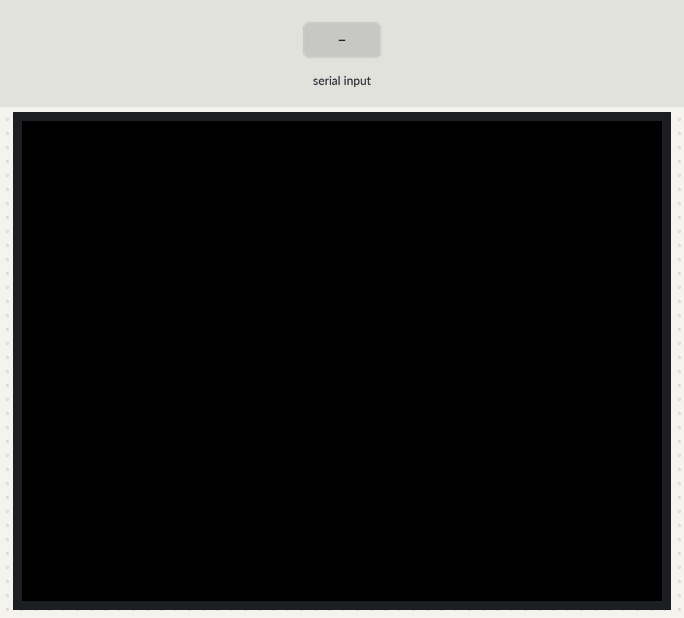
This sketch was run on a simulated ESP32. On the bench: 320×240 colour display. Inputs (shaded band) come from the test bench. What the sketch prints to the serial monitor is not drawn.

Above: at 2.0 s.
2.1 s: "Select Mode" received over the second serial link
At 3.5 s:
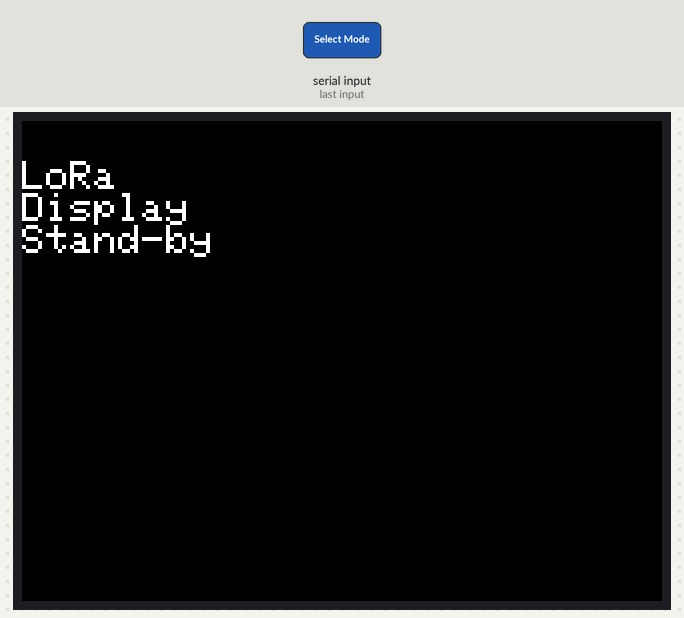
4.1 s: "OK" received over the second serial link
At 5.4 s:
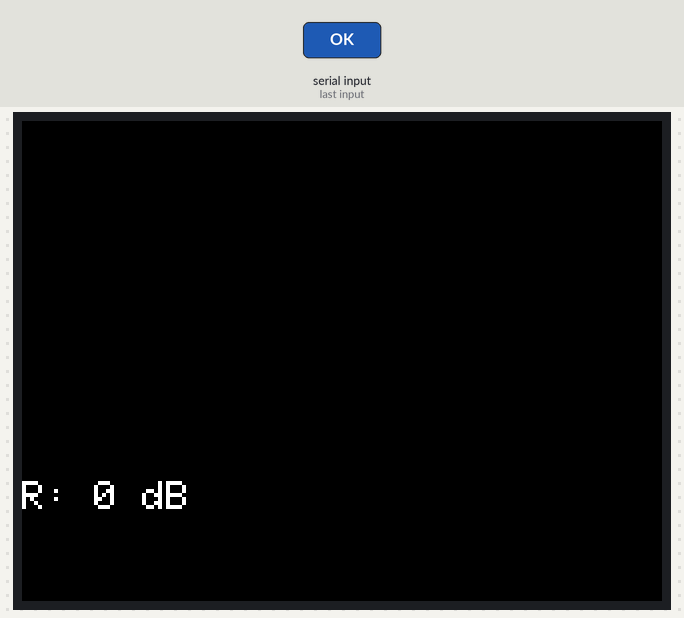
6.1 s: "Select Mode" received over the second serial link
At 7.0 s:
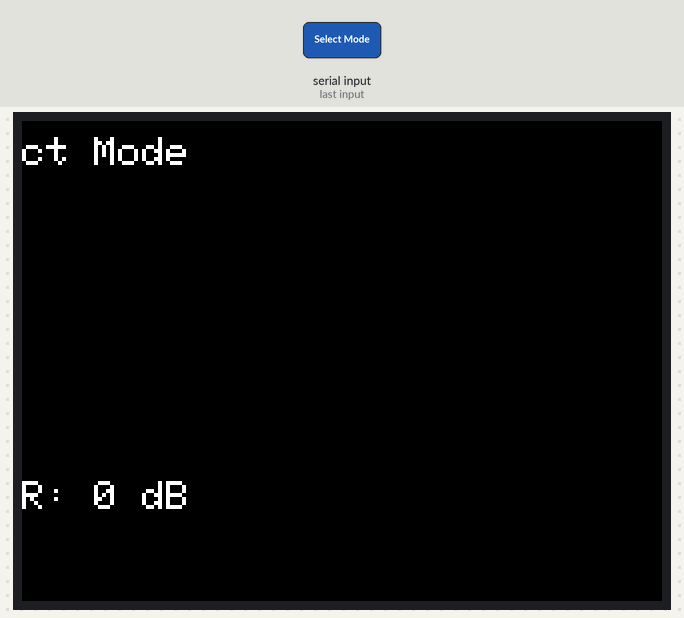
8.1 s: "90,45\n" received over the second serial link
At 8.43 s:
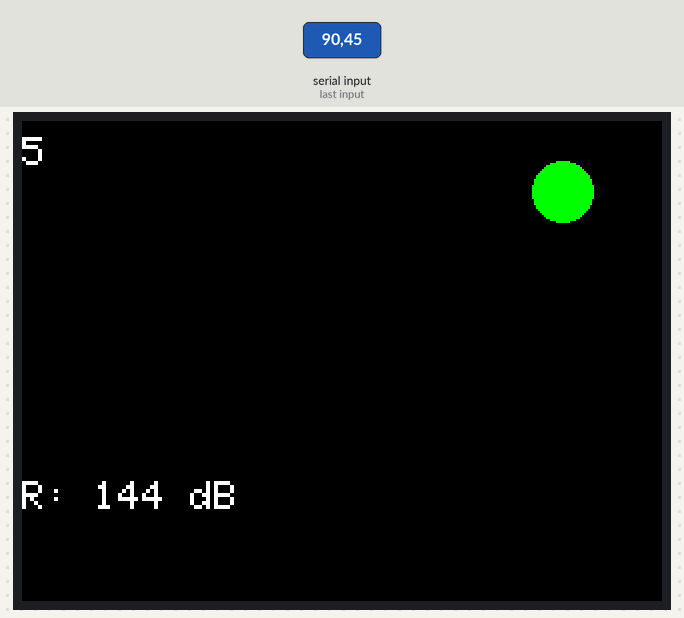
10.1 s: "5\n" received over the second serial link
At 10.43 s:
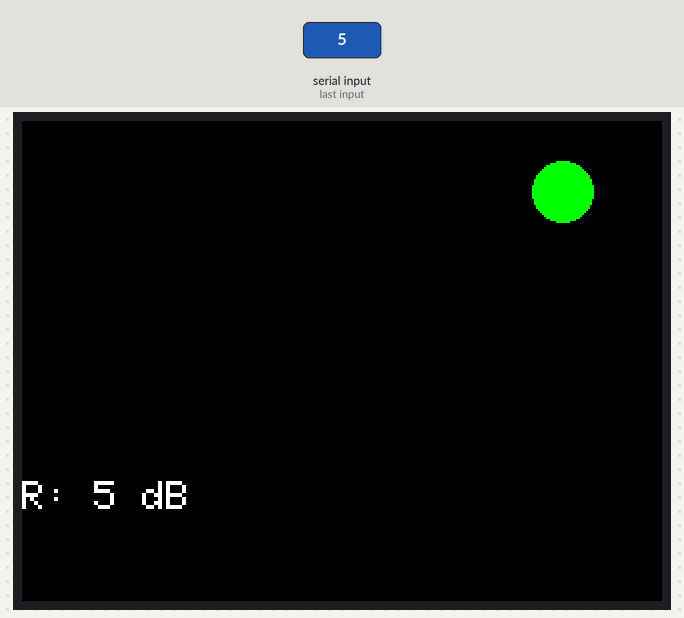
Timing chart, 0 to 13.1 s (numbered marks = the images above; inputs shaded):
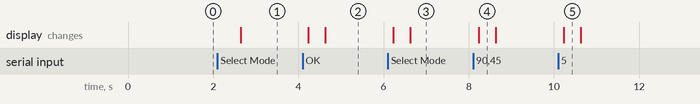

The sketch:

m5basic_receive.ino
```cpp
// M5Basic 2.7
// developed by Arduino
// select device: M5Stack-Core2
// LoRa module :  MAIAR-010
// reference : sample >> http://ikkei.akiba.coocan.jp/ikkei_Electronics/UNIT_LR3.html

//
//  920MHz LoRa/FSK RF module ES920LR3
//  receive data display
//
//  MaiaR Create 2022/06/05
//  add RSSI 2023/01/20
//
//
//  対応機種　Applicable model
//  * M5Stack Core     with LoRa Module/LoRa UNIT
//  * M5Stack Core2    with LoRa Module/LoRa UNIT
//  * M5Stack ATOM S3  with LoRa KIT/LoRa UNIT
//  * M5StickC Plus2   with LoRa HAT/LoRa UNIT
//  * M5StickC Plus    with LoRa HAT/LoRa UNIT
//  * M5StickC         with LoRa HAT/LoRa UNIT
//


#include <M5Unified.h>

#define VIA_GROVE  // LoRa UNITを使用する場合は先頭の//を削除

// 以下は機種に合わせてコメントアウトを解除してください


//// * M5Stack Core    with LoRa Module / LoRa UNIT
#define ROT 1
#define TSIZE 2
#define RPOS 180
#define SX 270
#define SY 35
#define SR 15
#ifdef VIA_GROVE
#define RX_pin 22     // LoRa UNIT via GROVE
#define TX_pin 21     // LoRa UNIT via GROVE
#define RESET_pin -1  // No RESET Pin
#define BOOT_pin -1   // No Boot Pin
#else
#define RX_pin 16     // stack LoRa MODULE
#define TX_pin 17     // stack LoRa MODULE
#define RESET_pin 13  // stack LoRa MODULE
#define BOOT_pin 22   // stack LoRa MODULE
#endif

//// * M5Stack Core2    with LoRa Module / LoRa UNIT
//#define ROT 1
//#define TSIZE 4
//#define RPOS 180
//#define SX 270
//#define SY 35
//#define SR 15
//#ifdef VIA_GROVE
//#define RX_pin 33 // LoRa UNIT via Grove
//#define TX_pin 32 // LoRa UNIT via Grove
//#define RESET_pin -1 // No RESET Pin
//#define BOOT_pin -1  // No Boot Pin
//#else
//#define RX_pin 13 // stack LoRa MODULE
//#define TX_pin 14 // stack LoRa MODULE
//#define RESET_pin 19 // stack LoRa MODULE
//#define BOOT_pin 22  // stack LoRa MODULE
//#endif

//// * M5Stack ATOM S3  with LoRa KIT / LoRa UNIT
//#define ROT 1
//#define TSIZE 2
//#define RPOS 100
//#define SX 100
//#define SY 80
//#define SR 8
//#ifdef VIA_GROVE
//#define RX_pin 1 // LoRa UNIT via GROVE
//#define TX_pin 2 // LoRa UNIT via GROVE
//#define RESET_pin -1 // No RESET Pin
//#define BOOT_pin -1  // No Boot Pin
//#else
//#define RX_pin 5 // LoRa KIT
//#define TX_pin 6 // LoRa KIT
//#define RESET_pin 7 // LoRa KIT
//#define BOOT_pin 39 // LoRa KIT
//#endif

//// * M5StickC Plus / Plus2   with LoRa HAT / LoRa UNIT
//#define ROT 3
//#define TSIZE 3
//#define RPOS 100
//#define SX 210
//#define SY 30
//#define SR 12
//#ifdef VIA_GROVE
//#define RX_pin 33 // LoRa UNIT via GROVE
//#define TX_pin 32 // LoRa UNIT via GROVE
//#define RESET_pin -1 // No RESET Pin
//#define BOOT_pin -1  // No Boot Pin
//#else
//#define RX_pin 26 // LoRa HAT
//#define TX_pin 0  // LoRa HAT
//#define RESET_pin -1 // No RESET Pin
//#define BOOT_pin -1  // No Boot Pin
//#endif

//// * M5StickC         with LoRa HAT / LoRa UNIT
//#define ROT 3
//#define TSIZE 2
//#define RPOS 62
//#define SX 135
//#define SY 35
//#define SR 8
//#ifdef VIA_GROVE
//#define RX_pin 33 // LoRa UNIT via GROVE
//#define TX_pin 32 // LoRa UNIT via GROVE
//#define RESET_pin -1 // No RESET Pin
//#define BOOT_pin -1  // No Boot Pin
//#else
//#define RX_pin 26 // LoRa HAT
//#define TX_pin 0  // LoRa HAT
//#define RESET_pin -1 // No RESET Pin
//#define BOOT_pin -1  // No Boot Pin
//#endif


#include "LoRa.h"
#include <ArduinoJson.h>

StaticJsonDocument<200> doc;

float lat = -1;
float lon = -1;
float utc = -1;
float elv = -1;
float gsp = -1;
const char* type = "none";

void setup() {
  auto cfg = M5.config();
  M5.begin(cfg);
  LoRaInit(RX_pin, TX_pin, RESET_pin, BOOT_pin);
  M5.Lcd.setRotation(ROT);
  M5.Lcd.setTextSize(TSIZE);
  M5.Lcd.fillScreen(BLACK);
  M5.Lcd.setTextColor(WHITE);
  M5.Lcd.setCursor(0, 20);
  M5.Lcd.println("LoRa");
  M5.Lcd.println("Display");
  M5.Lcd.println("Stand-by");
}

void loop() {
  if (Serial2.available() > 0) {
    String rxs = Serial2.readString();
    Serial.print(rxs);
    char Buf[5];
    rxs.toCharArray(Buf, 5);
    int16_t rssi = strtol(Buf, NULL, 16);
    rxs = rxs.substring(4);

    DeserializationError error = deserializeJson(doc, rxs);
    if (error) Serial.println("Deserialization error.");
    else {
      utc = doc["Utc"];
      type = doc["Type"];
      lat = doc["Lat"];
      lon = doc["Lon"];
      elv = doc["Elv"];
      gsp = doc["Gsp"];

    }

    M5.Lcd.fillScreen(BLACK);
    M5.Lcd.fillCircle(SX, SY, SR, GREEN);
    M5.Lcd.setCursor(0, 8);
    if (rxs.length() > 12) {
      M5.Lcd.println("Utc:" + String(utc));
      M5.Lcd.println("Type:" + String(type));
      M5.Lcd.println("Lat:" + String(lat));
      M5.Lcd.println("Lon:" + String(lon));
      M5.Lcd.println("Elv:" + String(elv));
      M5.Lcd.println("Gsp:" + String(gsp));
    } else {
      M5.Lcd.println(rxs);
    }
    M5.Lcd.setCursor(0, RPOS);
    M5.Lcd.print("R: ");
    M5.Lcd.print(rssi);
    M5.Lcd.print(" dB");
    //M5.Speaker.tone(4000, 100);
    delay(400);
    M5.Lcd.fillCircle(SX, SY, SR, BLACK);
  }
}
```

LoRa.cpp
```cpp
//
//  920MHz LoRa/FSK RF module ES920LR3
//
//  MaiaR create
//


#include "LoRa.h"

int rxPin;
int txPin;
int resetPin;
int bootPin;

void LoRaReset(){
  if (bootPin > 0){
    pinMode(bootPin, OUTPUT); // BOOT "L"
    digitalWrite(bootPin, LOW);
    pinMode(resetPin, OUTPUT); // NRST "L"
    digitalWrite(resetPin, LOW);
    delay(10);
    pinMode(resetPin, INPUT);  // NRST open
  } else {
    pinMode(rxPin, OUTPUT);
    pinMode(txPin, OUTPUT);
    digitalWrite(rxPin, LOW);
    digitalWrite(txPin, LOW);
    delay(1000);
    pinMode(rxPin, INPUT);
    pinMode(txPin, INPUT);
  }
}


void LoRaConfigMode(){
  String rx;
  Serial.begin(115200);
  while(1){
    LoRaReset();
    Serial2.begin(115200, SERIAL_8N1, rxPin, txPin);
    Serial2.setTimeout(50);
    delay(50);
    rx = Serial2.readString();
    Serial.println(rx);
    if (rx.indexOf("Select Mode") >= 0) break;
    LoRaCommand("config");
    delay(100);
  }
}


int LoRaCommand(String s){
  String rx;
  Serial2.print(s);
  Serial2.print("\r\n");
  Serial2.flush();
  Serial.println(s);
  delay(10);
  rx = Serial2.readString();
  Serial.print(rx);
  return (rx.indexOf("OK"));
}


int LoRaInit(int rx, int tx, int reset, int boot){
  rxPin = rx;
  txPin = tx;
  resetPin = reset;
  bootPin = boot;
  LoRaConfigMode();
  if (LoRaCommand("2"     ) < 0) return(-1); // processor mode
  if (LoRaCommand("x"     ) < 0) return(-1); // default
  if (LoRaCommand("c 12"  ) < 0) return(-1); // spread factor
  if (LoRaCommand("d 3"   ) < 0) return(-1); // channel
  if (LoRaCommand("e 2345") < 0) return(-1); // PAN ID
  if (LoRaCommand("f 0"   ) < 0) return(-1); // own ID
  if (LoRaCommand("g ffff") < 0) return(-1); // broadcast
  if (LoRaCommand("p 1"   ) < 0) return(-1); // RSSI on
  if (LoRaCommand("z"     ) < 0) return(-1); // start
  return(0);
}
```

LoRa.h
```cpp
//
//  920MHz LoRa/FSK RF module ES920LR3
//
//  MaiaR create
//

#ifndef LoRa_h
#define LoRa_h

#include "Arduino.h"

int LoRaInit(int rx, int tx, int reset, int boot);
int LoRaCommand(String s);

#endif
```

Measured:
- after the input at 2.1 s, the display: changes after 0.55 s (image 1)
- after the input at 4.1 s, the display: first changes after 0.13 s (image 2 shows a later state)
- after the input at 6.1 s, the display: first changes after 0.13 s (image 3 shows a later state)
- after the input at 8.1 s, the display: changes after 0.13 s (image 4)
- after the input at 10.1 s, the display: changes after 0.13 s (image 5)
- what the display in image 4 shows lasts 0.4 s, from 8.2 s to 8.6 s
